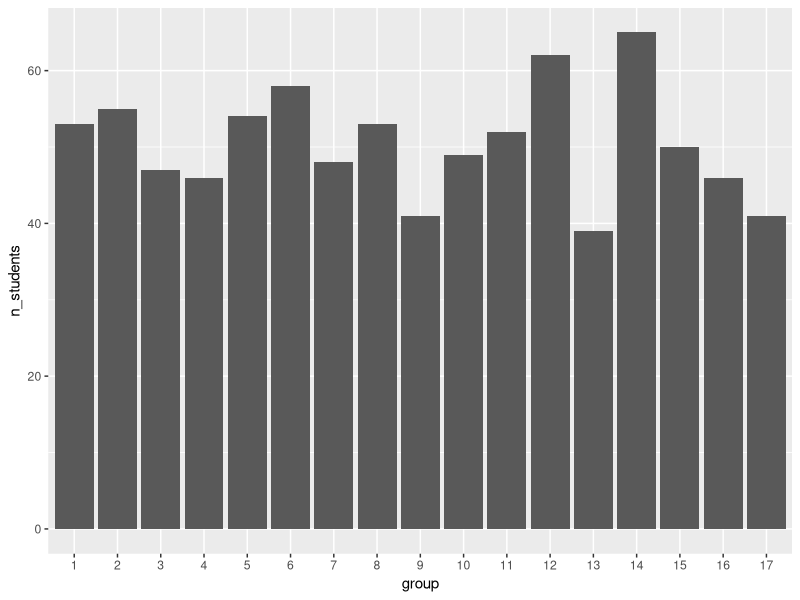
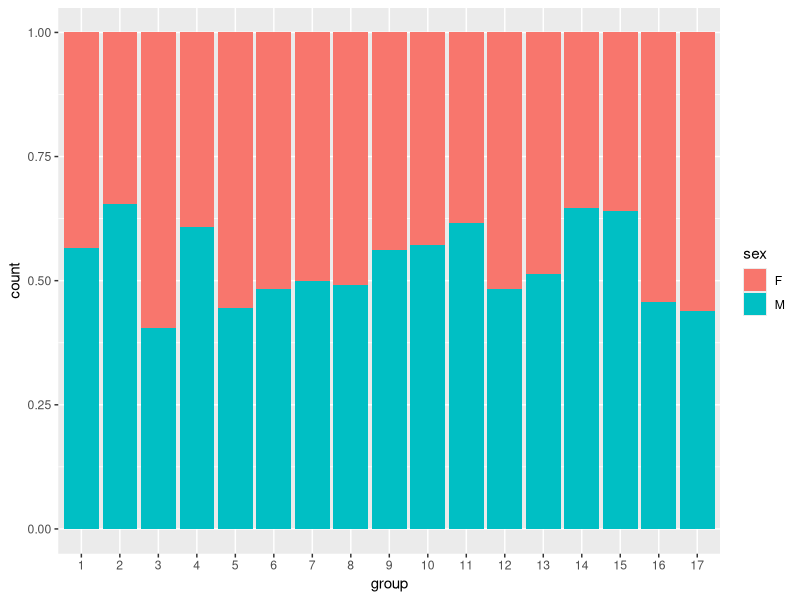
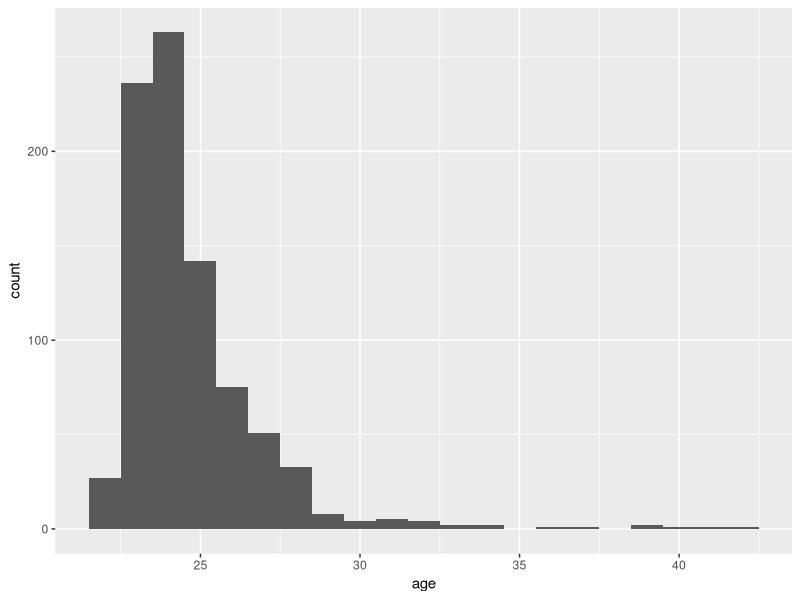
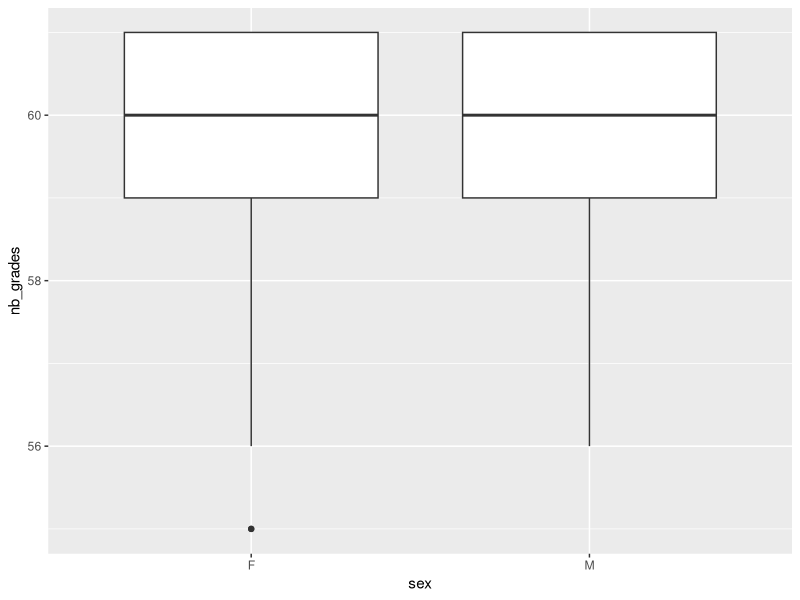
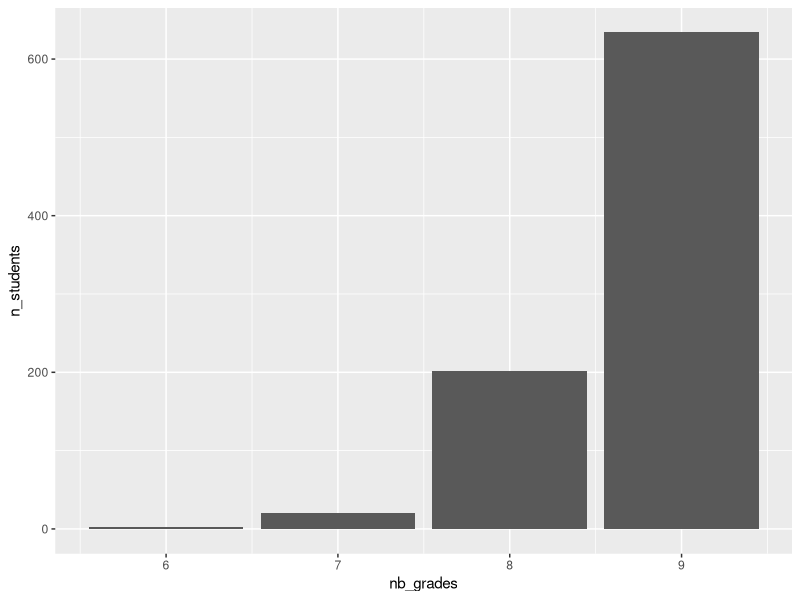
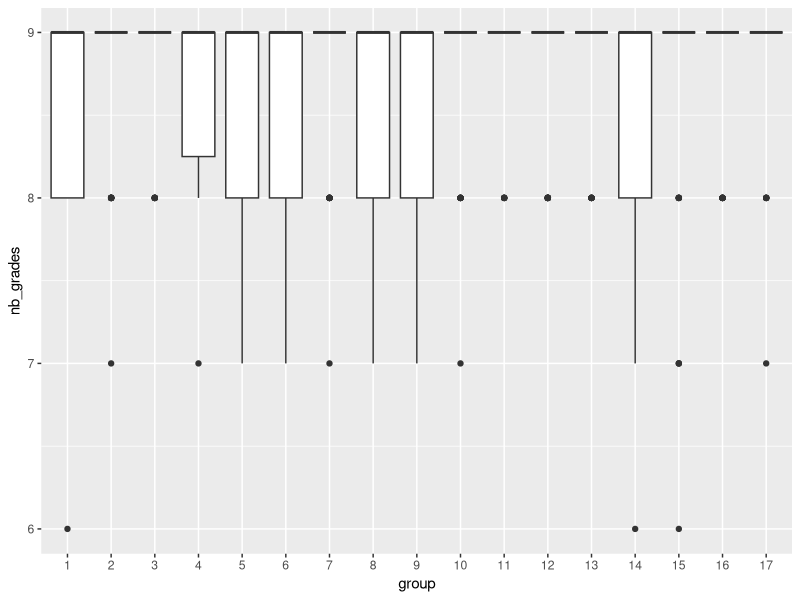
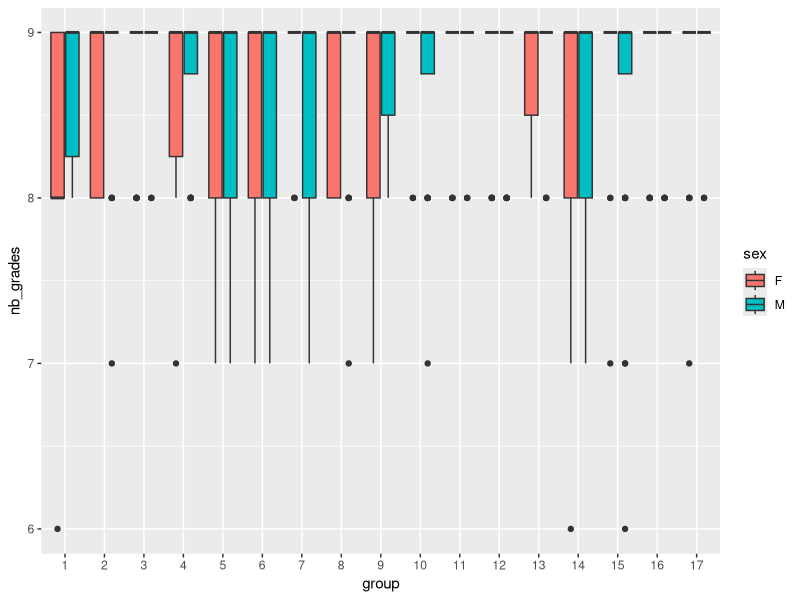
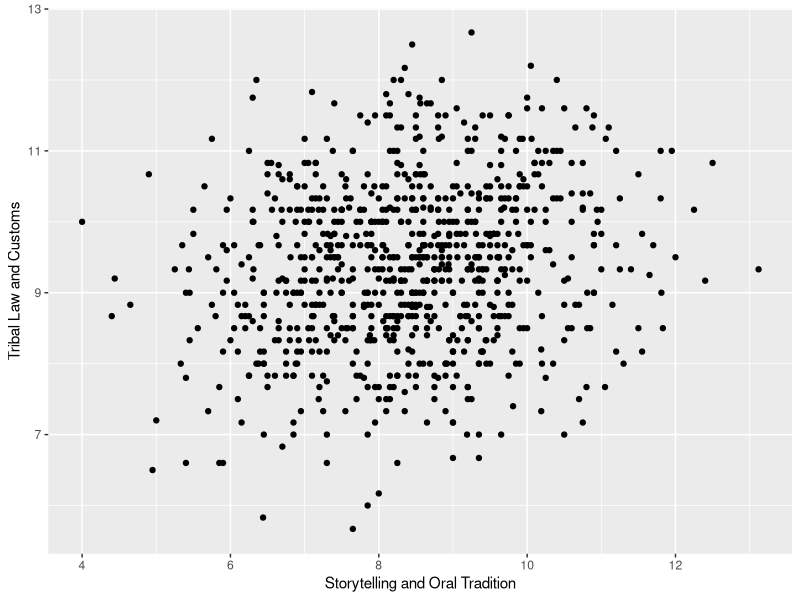

These charts were generated, in order, by the following R code: (Note: this script raises an error after producing the figures.)
## ---- chunk 1
library(readr)
library(dplyr)
library(knitr)
library(ggplot2)
library(lubridate)
library(tidyr)

## ---- chunk 2
courses <- read_csv("courses.csv")
## ---- chunk 3
courses %>%
  rename(
    "identifiant" = course_id,
    "semester" = semester,
    "number of exams" = nb_grades
  ) %>%
  arrange(`course`) %>%
  kable()
## ---- chunk 4
students <- read_csv("students.csv") %>%
  mutate(
    id = as.integer(id),
    group = factor(group),
    birth_date = as.Date(birth_date),
    sex = factor(sex)
  )

class(students$birth_date)
class(students$sex)

## ---- chunk 5
grades <- read_csv("grades.csv")
grades <- read_delim("grades.csv",
  delim = "|",
na = "_",
)

## ---- chunk 6
students %>%
  group_by(group) %>%
  summarise(n_students = n()) %>%
  ggplot(aes(x = group, y = n_students)) +
  geom_col()
## ---- chunk 7
students %>%
  ggplot(aes(x = group, fill = sex)) +
  geom_bar(position = "fill")
## ---- chunk 8
students <- students %>% 
  mutate(
    age = round(time_length(today() - birth_date, unit = "year"))
  )
## ---- chunk 9
students %>%
  ggplot(aes(x = age)) +
  geom_histogram(binwidth = 1)
## ---- chunk 10
age_group <- students %>%
  group_by(group) %>%
  summarise(median_age = median(age))

kable(age_group)
## ---- chunk 11
#? 
## ---- chunk 12

## ---- chunk 13
nb_grades_student <- grades %>%
  group_by(id) %>%                     
  summarise(nb_grades = n()) %>%
  left_join(students %>% select(id, sex), 
            by = "id") 

nb_grades_student %>%
  slice_head(n = 5) %>%
  knitr::kable()
## ---- chunk 14
nb_grades_student %>%
  ggplot(aes(x = sex, y = nb_grades)) +
  geom_boxplot()
## ---- chunk 15
herbal <- grades %>%
  filter(course_id == 2)


herbal_nb <- herbal %>%
  group_by(id) %>%
  summarise(nb_grades = sum(!is.na(grade)))

herbal_nb <- herbal_nb %>%
  left_join(students %>% select(id, group, sex),
            by = "id")

herbal_nb %>%
  slice_head(n = 5) %>%
  knitr::kable()
## ---- chunk 16
herbal_dist <- herbal_nb %>%
  group_by(nb_grades) %>%
  summarise(n_students = n())

herbal_dist %>%
  ggplot(aes(x = nb_grades, y = n_students)) +
  geom_col()
## ---- chunk 17
herbal_nb %>%
  ggplot(aes(x = group, y = nb_grades)) +
  geom_boxplot()
## ---- chunk 18
herbal_nb %>%
  ggplot(aes(x = group, y = nb_grades, fill = sex)) +
  geom_boxplot()
## ---- chunk 19
avg_per_course <- grades %>%
  group_by(id, course_id) %>%
  summarise(avg_grade = mean(grade, na.rm = TRUE))

avg_per_course <- avg_per_course %>%
  left_join(students %>% select(id, group), by = "id")


avg_per_course <- avg_per_course %>%
  left_join(courses %>% select(course_id, `course`),
            by = c("course_id" = "course_id"))

wide_average <- avg_per_course %>%
  mutate(avg_grade = round(avg_grade, 2)) %>%   # <-- arrondi ici
  select(id, group, `course`, avg_grade) %>%
  pivot_wider(
    names_from = `course`,
    values_from = avg_grade
  )


wide_average %>%
  select(id, group,
         `Animal Lore and Totemism`,
         `Astronomy and Celestial Navigation`) %>%
  slice_head(n = 5) %>%
  knitr::kable()
## ---- chunk 20
wide_average %>%
  ggplot(aes(x = `Storytelling and Oral Tradition`,
             y = `Tribal Law and Customs`)) +
  geom_point()
## ---- chunk 21
correlation <- wide_average %>%
  group_by(group) %>%
  summarise(correlation = cor(`Hunting and Gathering Skills`,
                              `Herbalism and Traditional Medicine`))
## ---- chunk 22
max_corr <- cor_groups %>%
  filter(abs(correlation) == max(abs(correlation))) %>%
  select(group)
max_corr<- max_corr$group

student_max_corr <- wide_average %>%
  filter(group == max_corr)

student_max_corr %>%
  ggplot(aes(x = `Herbalism and Traditional Medicine`,
             y = `Hunting and Gathering Skills`)) +
  geom_point()
## ---- chunk 23
avg_course_student <- grades %>%
  group_by(id, course_id) %>%
  summarise(avg_grade = mean(grade, na.rm = TRUE))

final <- avg_course_student %>%
  group_by(id) %>%
  summarise(final_grade = mean(avg_grade, na.rm = TRUE))

final <- final %>%
  left_join(students %>% select(id, group, sex), by = "id")

final <- final %>%
  arrange(desc(final_grade))

final %>%
  slice_head(n = 5) %>%
  knitr::kable()
## ---- chunk 24
final %>%
  ggplot(aes(x = group, y = final_grade)) +
  geom_boxplot()
